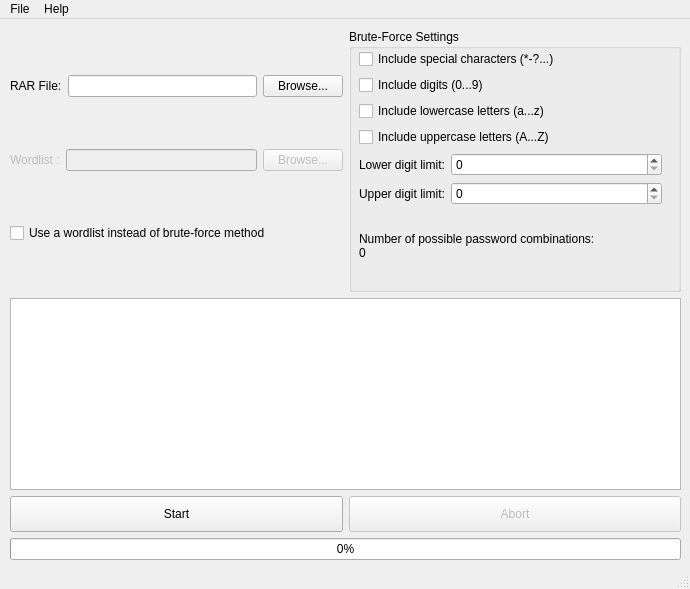
<?xml version="1.0" encoding="UTF-8"?>
<ui version="4.0">
 <class>MainWindow</class>
 <widget class="QMainWindow" name="MainWindow">
  <property name="geometry">
   <rect>
    <x>0</x>
    <y>0</y>
    <width>690</width>
    <height>589</height>
   </rect>
  </property>
  <property name="sizePolicy">
   <sizepolicy hsizetype="Fixed" vsizetype="Fixed">
    <horstretch>0</horstretch>
    <verstretch>0</verstretch>
   </sizepolicy>
  </property>
  <property name="minimumSize">
   <size>
    <width>690</width>
    <height>589</height>
   </size>
  </property>
  <property name="maximumSize">
   <size>
    <width>690</width>
    <height>589</height>
   </size>
  </property>
  <property name="windowTitle">
   <string>RARPass</string>
  </property>
  <property name="windowIcon">
   <iconset>
    <normaloff>../resources/icon.ico</normaloff>../resources/icon.ico</iconset>
  </property>
  <widget class="QWidget" name="centralwidget">
   <widget class="QWidget" name="verticalLayoutWidget">
    <property name="geometry">
     <rect>
      <x>10</x>
      <y>10</y>
      <width>671</width>
      <height>531</height>
     </rect>
    </property>
    <layout class="QVBoxLayout" name="verticalLayout">
     <item>
      <layout class="QHBoxLayout" name="horizontalLayout">
       <item>
        <layout class="QVBoxLayout" name="verticalLayout_2">
         <item>
          <layout class="QHBoxLayout" name="horizontalLayout_2">
           <item>
            <widget class="QLabel" name="label">
             <property name="sizePolicy">
              <sizepolicy hsizetype="Fixed" vsizetype="Preferred">
               <horstretch>0</horstretch>
               <verstretch>0</verstretch>
              </sizepolicy>
             </property>
             <property name="text">
              <string>RAR File:</string>
             </property>
            </widget>
           </item>
           <item>
            <widget class="QLineEdit" name="lineEdit">
             <property name="enabled">
              <bool>true</bool>
             </property>
             <property name="sizePolicy">
              <sizepolicy hsizetype="Minimum" vsizetype="Fixed">
               <horstretch>0</horstretch>
               <verstretch>0</verstretch>
              </sizepolicy>
             </property>
             <property name="readOnly">
              <bool>true</bool>
             </property>
            </widget>
           </item>
           <item>
            <widget class="QPushButton" name="RARFileBrowsePushButton">
             <property name="sizePolicy">
              <sizepolicy hsizetype="Fixed" vsizetype="Fixed">
               <horstretch>0</horstretch>
               <verstretch>0</verstretch>
              </sizepolicy>
             </property>
             <property name="text">
              <string>Browse...</string>
             </property>
            </widget>
           </item>
          </layout>
         </item>
         <item>
          <layout class="QHBoxLayout" name="horizontalLayout_3">
           <item>
            <widget class="QLabel" name="label_2">
             <property name="enabled">
              <bool>false</bool>
             </property>
             <property name="sizePolicy">
              <sizepolicy hsizetype="Fixed" vsizetype="Preferred">
               <horstretch>0</horstretch>
               <verstretch>0</verstretch>
              </sizepolicy>
             </property>
             <property name="text">
              <string>Wordlist :</string>
             </property>
            </widget>
           </item>
           <item>
            <widget class="QLineEdit" name="lineEdit_2">
             <property name="enabled">
              <bool>false</bool>
             </property>
             <property name="sizePolicy">
              <sizepolicy hsizetype="Minimum" vsizetype="Fixed">
               <horstretch>0</horstretch>
               <verstretch>0</verstretch>
              </sizepolicy>
             </property>
             <property name="readOnly">
              <bool>true</bool>
             </property>
            </widget>
           </item>
           <item>
            <widget class="QPushButton" name="wordlistBrowsePushButton">
             <property name="enabled">
              <bool>false</bool>
             </property>
             <property name="sizePolicy">
              <sizepolicy hsizetype="Fixed" vsizetype="Fixed">
               <horstretch>0</horstretch>
               <verstretch>0</verstretch>
              </sizepolicy>
             </property>
             <property name="text">
              <string>Browse...</string>
             </property>
            </widget>
           </item>
          </layout>
         </item>
         <item>
          <layout class="QHBoxLayout" name="horizontalLayout_4">
           <item>
            <widget class="QCheckBox" name="useWordlistCheckbox">
             <property name="text">
              <string>Use a wordlist instead of brute-force method</string>
             </property>
            </widget>
           </item>
          </layout>
         </item>
        </layout>
       </item>
       <item>
        <layout class="QVBoxLayout" name="verticalLayout_3">
         <property name="sizeConstraint">
          <enum>QLayout::SetDefaultConstraint</enum>
         </property>
         <item>
          <widget class="QGroupBox" name="groupBox">
           <property name="sizePolicy">
            <sizepolicy hsizetype="Minimum" vsizetype="Minimum">
             <horstretch>0</horstretch>
             <verstretch>0</verstretch>
            </sizepolicy>
           </property>
           <property name="title">
            <string>Brute-Force Settings</string>
           </property>
           <widget class="QWidget" name="verticalLayoutWidget_3">
            <property name="geometry">
             <rect>
              <x>10</x>
              <y>20</y>
              <width>303</width>
              <height>231</height>
             </rect>
            </property>
            <layout class="QVBoxLayout" name="verticalLayout_5" stretch="0,0,0,0,0,0,0">
             <property name="spacing">
              <number>6</number>
             </property>
             <item>
              <widget class="QCheckBox" name="specialCharactersCheckbox">
               <property name="text">
                <string>Include special characters (*-?...)</string>
               </property>
              </widget>
             </item>
             <item>
              <widget class="QCheckBox" name="digitsCheckbox">
               <property name="text">
                <string>Include digits (0...9)</string>
               </property>
              </widget>
             </item>
             <item>
              <widget class="QCheckBox" name="lowerCaseCheckbox">
               <property name="text">
                <string>Include lowercase letters (a...z)</string>
               </property>
              </widget>
             </item>
             <item>
              <widget class="QCheckBox" name="upperCaseCheckbox">
               <property name="text">
                <string>Include uppercase letters (A...Z)</string>
               </property>
              </widget>
             </item>
             <item>
              <layout class="QHBoxLayout" name="horizontalLayout_5">
               <item>
                <widget class="QLabel" name="label_3">
                 <property name="sizePolicy">
                  <sizepolicy hsizetype="Fixed" vsizetype="Preferred">
                   <horstretch>0</horstretch>
                   <verstretch>0</verstretch>
                  </sizepolicy>
                 </property>
                 <property name="text">
                  <string>Lower digit limit:</string>
                 </property>
                </widget>
               </item>
               <item>
                <widget class="QSpinBox" name="lowerDigitLimitSpinBox"/>
               </item>
              </layout>
             </item>
             <item>
              <layout class="QHBoxLayout" name="horizontalLayout_6">
               <item>
                <widget class="QLabel" name="label_4">
                 <property name="sizePolicy">
                  <sizepolicy hsizetype="Fixed" vsizetype="Preferred">
                   <horstretch>0</horstretch>
                   <verstretch>0</verstretch>
                  </sizepolicy>
                 </property>
                 <property name="text">
                  <string>Upper digit limit:</string>
                 </property>
                </widget>
               </item>
               <item>
                <widget class="QSpinBox" name="upperDigitLimitSpinBox"/>
               </item>
              </layout>
             </item>
             <item>
              <widget class="QLabel" name="possiblePasswordCombinationsLabel">
               <property name="text">
                <string>Number of possible password combinations:
0</string>
               </property>
              </widget>
             </item>
            </layout>
           </widget>
          </widget>
         </item>
        </layout>
       </item>
      </layout>
     </item>
     <item>
      <layout class="QVBoxLayout" name="verticalLayout_4">
       <property name="sizeConstraint">
        <enum>QLayout::SetDefaultConstraint</enum>
       </property>
       <item>
        <widget class="QTextEdit" name="textEdit">
         <property name="sizePolicy">
          <sizepolicy hsizetype="Minimum" vsizetype="Minimum">
           <horstretch>0</horstretch>
           <verstretch>0</verstretch>
          </sizepolicy>
         </property>
         <property name="minimumSize">
          <size>
           <width>0</width>
           <height>0</height>
          </size>
         </property>
         <property name="readOnly">
          <bool>true</bool>
         </property>
        </widget>
       </item>
       <item>
        <layout class="QHBoxLayout" name="horizontalLayout_7">
         <item>
          <widget class="QPushButton" name="startPushButton">
           <property name="sizePolicy">
            <sizepolicy hsizetype="Minimum" vsizetype="Minimum">
             <horstretch>0</horstretch>
             <verstretch>0</verstretch>
            </sizepolicy>
           </property>
           <property name="text">
            <string>Start</string>
           </property>
          </widget>
         </item>
         <item>
          <widget class="QPushButton" name="abortPushButton">
           <property name="enabled">
            <bool>false</bool>
           </property>
           <property name="sizePolicy">
            <sizepolicy hsizetype="Minimum" vsizetype="Minimum">
             <horstretch>0</horstretch>
             <verstretch>0</verstretch>
            </sizepolicy>
           </property>
           <property name="text">
            <string>Abort</string>
           </property>
          </widget>
         </item>
        </layout>
       </item>
       <item>
        <widget class="QProgressBar" name="progressBar">
         <property name="value">
          <number>0</number>
         </property>
        </widget>
       </item>
      </layout>
     </item>
    </layout>
   </widget>
  </widget>
  <widget class="QMenuBar" name="menubar">
   <property name="geometry">
    <rect>
     <x>0</x>
     <y>0</y>
     <width>690</width>
     <height>21</height>
    </rect>
   </property>
   <widget class="QMenu" name="menuFile">
    <property name="title">
     <string>File</string>
    </property>
    <addaction name="actionClose"/>
   </widget>
   <widget class="QMenu" name="menuHelp">
    <property name="title">
     <string>Help</string>
    </property>
    <addaction name="actionAbout"/>
   </widget>
   <addaction name="menuFile"/>
   <addaction name="menuHelp"/>
  </widget>
  <widget class="QStatusBar" name="statusbar"/>
  <action name="actionClose">
   <property name="text">
    <string>Close</string>
   </property>
  </action>
  <action name="actionAbout">
   <property name="text">
    <string>About</string>
   </property>
  </action>
 </widget>
 <resources/>
 <connections/>
</ui>
